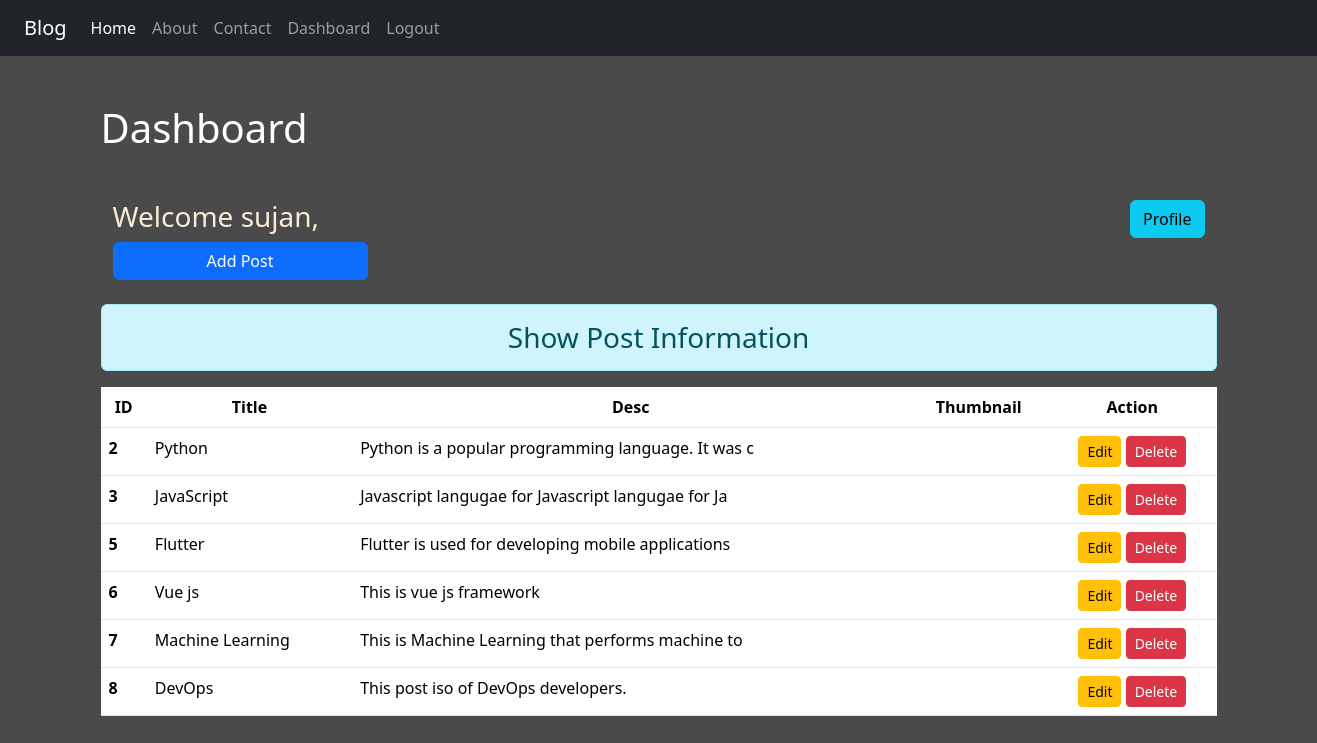
Page /dashboard/ (signed in) on the earlier database version.
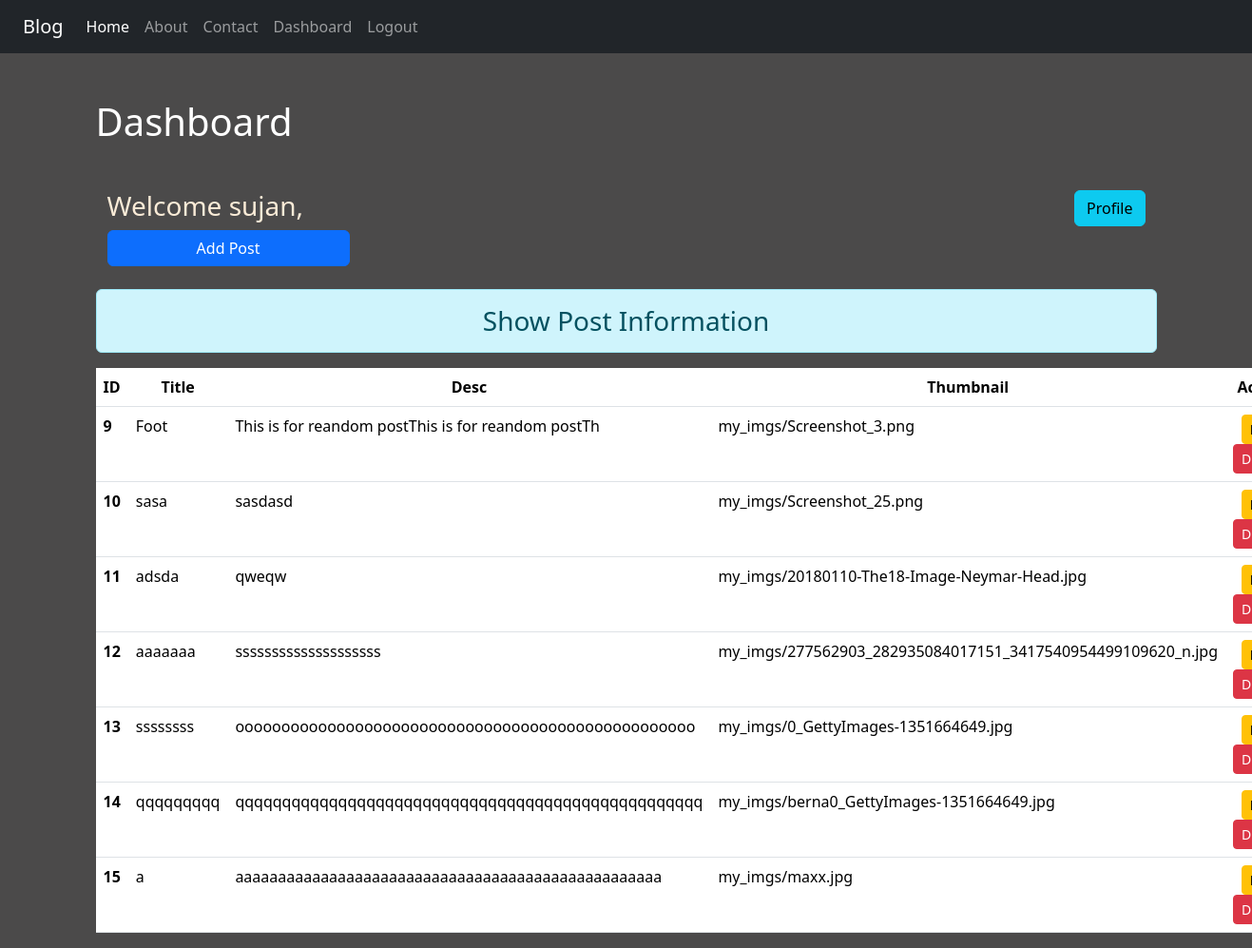
Same page on the later database version.
### blogs/models.py (models this page shows)
class Post(models.Model):
    title = models.CharField(max_length=100)
    desc = models.CharField(max_length=1000)
    thumb = models.ImageField(upload_to="my_imgs", null=True)

### blogs/views.py (the view)
# urls.py: path('dashboard/', views.dashboard, name='dashboard'),
def dashboard(request):
    if request.user.is_authenticated:
        posts = Post.objects.all()
        user = request.user
        gps = user.groups.all()
        return render(request, 'blogs/dashboard.html', {'posts':posts, 'user':user, 'groups':gps})
    else:
        return HttpResponseRedirect('/login/')

### blogs/templates/blogs/dashboard.html (shortened to what this page needs)
{% extends "blogs/base.html" %}
{% load static %}
{% block content %}
    <div class="col">
        <h1 class="text-white my-5"> Dashboard </h1>
        <div class="container">
            <div class="row">
                <div class="col">
                    <h3>Welcome {{user.username}},</h3>
                </div>
                <div class="col-auto">
                    <a href="{% url "profile" %}" class="btn btn-info">Profile</a>
                </div>
            </div>
            <div class="row">
                <div class="col-sm-3 mb-4 d-grid gap-2">
                    <a href="{% url "addpost" %}" class="btn btn-primary">Add Post</a>
                </div>
            </div>
        </div>
        <h3 class="alert alert-info text-center">Show Post Information</h3>
        <table class="table table-hover">
            <thead class= "text-center">
              <tr>
                <th scope="col">ID</th>
                <th scope="col">Title</th>
                <th scope="col">Desc</th>
                <th scope="col">Thumbnail</th>
                <th scope="col">Action</th>
              </tr>
            </thead>
            {% if posts %}
                {% for post in posts %}
                    <tbody>
                        <tr>
                        <th scope="row">{{post.id}}</th>
                        <td>{{post.title}}</td>
                        <td>{{post.desc|slice:":50"}}</td>
                        <td>{{post.thumb}}</td>
                        <td class="text-center">
                            <a href="{% url "updatepost" post.id %}" class="btn btn-warning btn-sm">Edit</a>
                            {% if perms.blog.delete_post %}
                                <form action="{% url "deletepost" post.id %}" method="POST" class="d-inline">
                                    <button type="submit" class="btn btn-danger btn-sm">Delete</button>
                                </form>
                            {% endif %}
                        </td>
                        </tr>
                    </tbody>
                {% endfor %}
            {% else %}
                    <h3 clas="text-center alert alert-warning">No Records</h3>
            {% endif %}
        </table>
    </div>
{% endblock content %}

Differences in the rows shown:
removed Post: id "2", title "Python", desc "Python is a popular programming language. It was c"
removed Post: id "3", title "JavaScript", desc "Javascript langugae for Javascript langugae for Ja"
removed Post: id "5", title "Flutter", desc "Flutter is used for developing mobile applications"
removed Post: id "6", title "Vue js", desc "This is vue js framework"
removed Post: id "7", title "Machine Learning", desc "This is Machine Learning that performs machine to"
removed Post: id "8", title "DevOps", desc "This post iso of DevOps developers."
added Post: id "9", title "Foot", desc "This is for reandom postThis is for reandom postTh", thumb "my_imgs/Screenshot_3.png"
added Post: id "10", title "sasa", desc "sasdasd", thumb "my_imgs/Screenshot_25.png"
added Post: id "11", title "adsda", desc "qweqw", thumb "my_imgs/20180110-The18-Image-Neymar-Head.jpg"
added Post: id "12", title "aaaaaaa", desc "ssssssssssssssssssss", thumb "my_imgs/277562903_282935084017151_3417540954499109620_n.jpg"
added Post: id "13", title "ssssssss", desc "oooooooooooooooooooooooooooooooooooooooooooooooooo", thumb "my_imgs/0_GettyImages-1351664649.jpg"
added Post: id "14", title "qqqqqqqqq", desc "qqqqqqqqqqqqqqqqqqqqqqqqqqqqqqqqqqqqqqqqqqqqqqqqqq", thumb "my_imgs/berna0_GettyImages-1351664649.jpg"
added Post: id "15", title "a", desc "aaaaaaaaaaaaaaaaaaaaaaaaaaaaaaaaaaaaaaaaaaaaaaaaaa", thumb "my_imgs/maxx.jpg"
